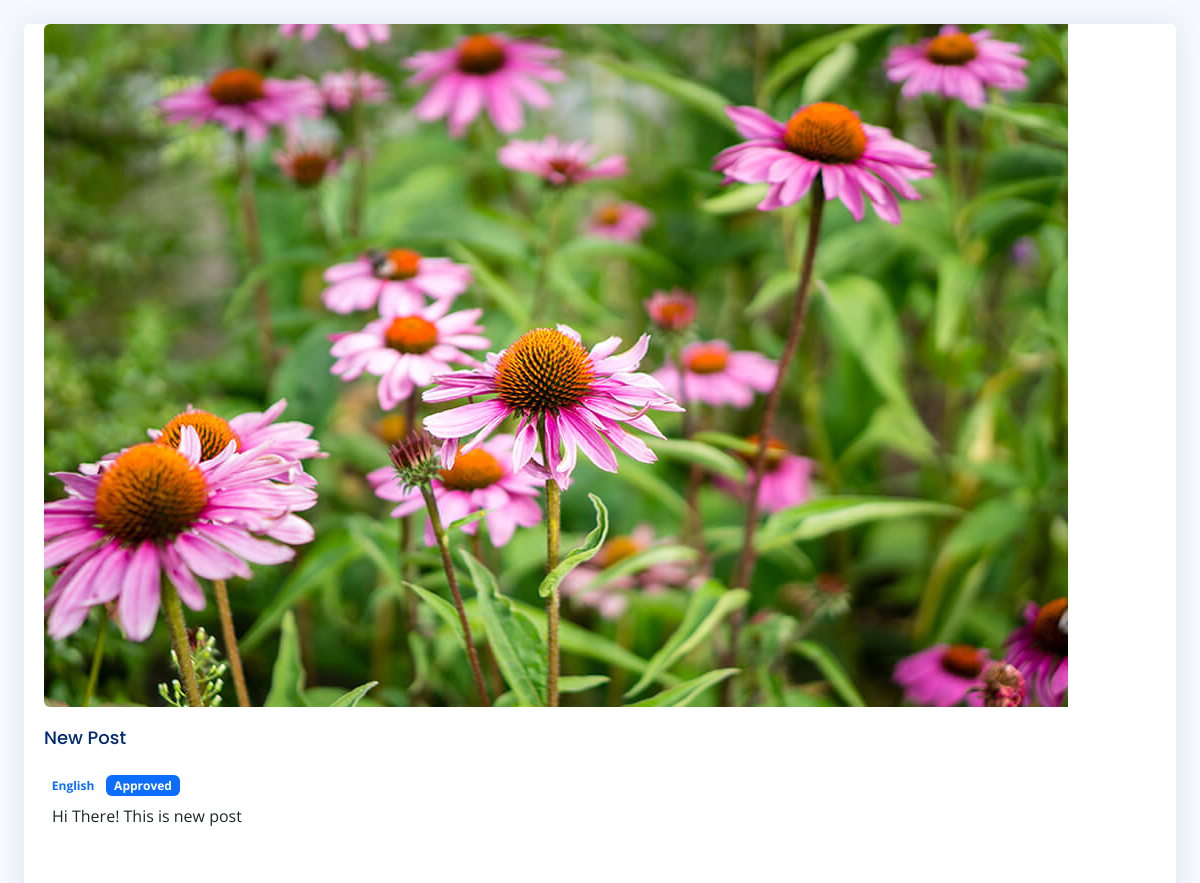
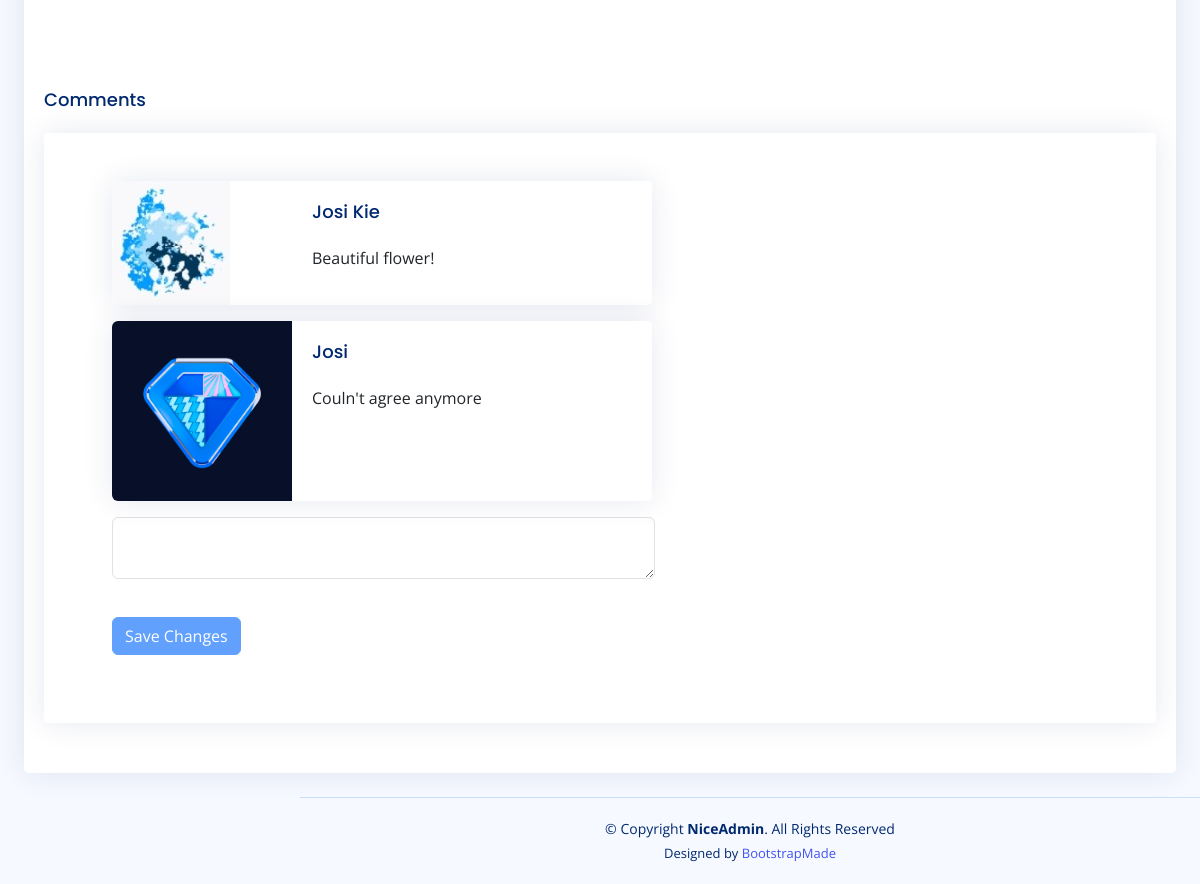
Page /detail_post/detail/12 on the earlier database version (2 pictures, top to bottom).
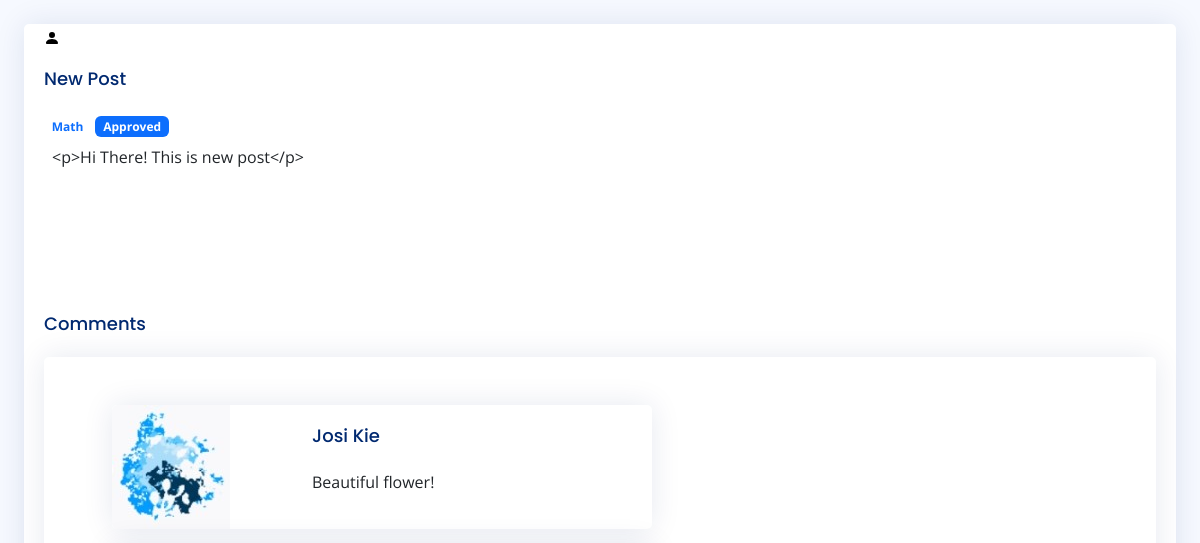
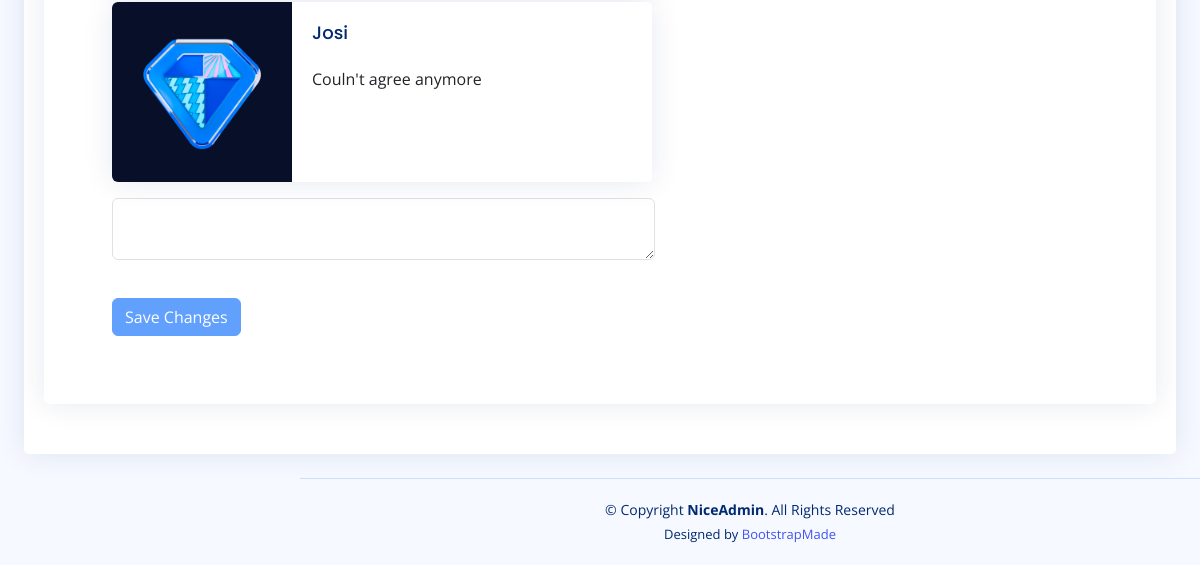
Same page on the later database version (2 pictures, top to bottom).
### tables this page shows
CREATE TABLE `posts` (
  `id` int(11) NOT NULL,
  `date` date NOT NULL,
  `title` varchar(256) NOT NULL,
  `slug` varchar(255) DEFAULT NULL,
  `image` varchar(255) NOT NULL,
  `article` text NOT NULL,
  `approval` tinyint(1) NOT NULL,
  `user_id` int(11) NOT NULL,
  `category_id` bigint(20) NOT NULL
);

CREATE TABLE `category` (
  `id` int(11) NOT NULL,
  `name` varchar(128) NOT NULL
);

CREATE TABLE `comments` (
  `id` int(11) NOT NULL,
  `comment_date` date NOT NULL,
  `comment_body` text NOT NULL,
  `user_id` int(11) NOT NULL,
  `post_id` int(11) NOT NULL
);

CREATE TABLE `users` (
  `id` int(11) NOT NULL,
  `name` varchar(255) NOT NULL,
  `image` varchar(300) NOT NULL,
  `email` varchar(255) NOT NULL,
  `password` varchar(255) NOT NULL,
  `role_id` int(11) NOT NULL,
  `date_created` int(11) NOT NULL
);

### application/controllers/Detail_Post.php (called while the page is built, shortened)
<?php
class Detail_Post extends MY_Controller
{
    public function detail($id) {
        $data['post'] = $this->db->get_where('posts', ['id' => $id])->row_array();
        $data['comments'] = $this->db->get_where('comments', array('post_id' => $id))->result_array();
        $this->load->view('detail_post', $data);
    }
}

### index.php (called while the page is built, shortened)
<?php
require_once BASEPATH.'core/CodeIgniter.php';

### application/views/detail_post.php (the view, shortened to what this page needs)
<!DOCTYPE html>
<html lang="en">
<head>
    <?php $this->load->view('admin/includes/head-admin'); ?>
</head>
<body>
  <main>
    <div class="card m-4">
        <div class="card-body mb-5">
            <img src="<?= base_url('assets/img/posts/') . $post['image']?>"   class="img-fluid rounded-start" alt="...">
            <h1 class="card-title"><?= $post['title']; ?></h1>
            <div>
                <span class="badge border-primary border-1 text-primary">
                    <?=
                        $this->db->get_where('category', ['id' => $post['category_id']])->row_array()['name'];
                    ?>
                </span>
                <?php if($post['approval'] == 1) : ?>
                    <span class="badge bg-primary">Approved</span>
                <?php elseif($post['approval'] == 2) : ?>
                    <span class="badge bg-warning">Waiting for review</span>
                <?php else : ?>
                    <span class="badge bg-danger">Rejected</span>
                <?php endif; ?>
            </div>
            <div class="m-2">
                <?= $post['article']; ?>
            </div>
          </div>
        <div class="card-body mt-5">
                <h5 class="card-title">Comments</h5>
                <div class="card p-5">
                    <div class="card-body">
                        <div class="col-md-8 col-lg-9">
                                <?php foreach($comments as $c) : ?>
                                    <?php
                                        $user = $this->db->get_where('users', ['id' => $c['user_id']])->row_array();
                                    ?>
                                    <div class="card mb-3" style="max-width: 540px;">
                                        <div class="row g-0">
                                            <div class="col-md-4">
                                                <img class="img-fluid rounded-start"  src="<?= base_url('assets/img/') . $user['image']?>" alt="Profile">
                                            </div>
                                            <div class="col-md-8">
                                            <div class="card-body">
                                                <h5 class="card-title"><?= $user['name']; ?></h5>
                                                <p class="card-text"><?= $c['comment_body']; ?></p>
                                            </div>
                                            </div>
                                        </div>
                                    </div>
                                <?php endforeach; ?>
                                <form class="row g-3 needs-validation" method="post" action="<?= base_url('comment/add_comment'); ?>">
                                    <div class="mt-8">
                                        <div class="row mb-2">
                                            <div class="col-md-8 col-lg-9">
                                                <textarea name="comment" type="text" class="form-control" id="comment"></textarea>
                                            </div>
                                        </div>
                                        <div class="">
                                            <?php if(!$this->session->userdata('email')) : ?>
                                                <button type="submit" class="btn btn-primary" disabled>Save Changes</button>
                                            <?php else: ?>
                                                <button type="submit" class="btn btn-primary">Save Changes</button>
                                            <?php endif; ?>
                                        </div>
                                    </div>
                                </form>
                      </div>
                    </div>
                </div>
        </div>
    </div>
  </main>
  <?php $this->load->view('admin/includes/footer-admin'); ?>
</body>
</html>

### application/views/admin/includes/head-admin.php (shortened to what this page needs)
<link href="<?= base_url();?>/assets/vendor/bootstrap/css/bootstrap.min.css" rel="stylesheet">
<link href="<?= base_url();?>/assets/vendor/bootstrap-icons/bootstrap-icons.css" rel="stylesheet">
<link href="<?= base_url();?>/assets/vendor/boxicons/css/boxicons.min.css" rel="stylesheet">
<link href="<?= base_url();?>/assets/vendor/quill/quill.snow.css" rel="stylesheet">
<link href="<?= base_url();?>/assets/vendor/quill/quill.bubble.css" rel="stylesheet">
<link href="<?= base_url();?>/assets/vendor/remixicon/remixicon.css" rel="stylesheet">
<link href="<?= base_url();?>/assets/vendor/simple-datatables/style.css" rel="stylesheet">
<link href="<?= base_url();?>/assets/css/style.css" rel="stylesheet">

### application/views/admin/includes/footer-admin.php
<footer id="footer" class="footer">
    <div class="copyright">
      &copy; Copyright <strong><span>NiceAdmin</span></strong>. All Rights Reserved
    </div>
    <div class="credits">
      Designed by <a href="https://bootstrapmade.com/">BootstrapMade</a>
    </div>
  </footer>

### assets/css/style.css (style rules this page uses)
:root { scroll-behavior: smooth; }
body { font-family: "Open Sans", sans-serif; background: #f6f9ff; color: #444444; }
a { color: #4154f1; text-decoration: none; }
h1, h2, h3, h4, h5, h6 { font-family: "Nunito", sans-serif; }
.card { margin-bottom: 30px; border: none; border-radius: 5px; box-shadow: 0px 0 30px rgba(1, 41, 112, 0.1); }
.card-title { padding: 20px 0 15px 0; font-size: 18px; font-weight: 500; color: #012970; font-family: "Poppins", sans-serif; }
.card-body { padding: 0 20px 20px 20px; }
@media (min-width: 1200px) { #main, #footer { margin-left: 300px; } }
.footer { padding: 20px 0; font-size: 14px; transition: all 0.3s; border-top: 1px solid #cddfff; }
.footer .copyright { text-align: center; color: #012970; }
.footer .credits { padding-top: 5px; text-align: center; font-size: 13px; color: #012970; }

Differences in the rows shown:
changed posts "New Post": image: picture removed, a placeholder shows; category.name "English" → "Math"; article "Hi There! This is new post" → "<p>Hi There! This is new post</p>"
